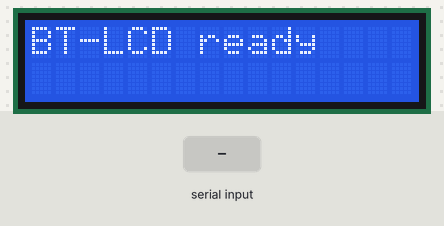
Simulated run of this sketch. Board: Arduino Uno, built with avr-gcc and run on an emulated ATmega328P. Parts: 16×2 character LCD. Inputs (shaded band) come from the test bench. What the sketch prints to the serial monitor is not drawn.

Above: at 1.3 s.
1.4 s: "1\n" received over Serial
At 2.0 s:
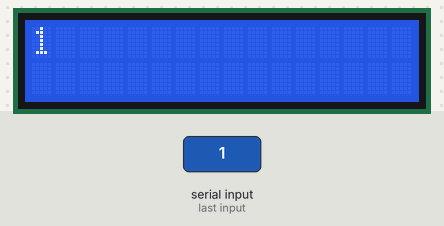
2.9 s: "0\n" received over the second serial link
At 4.1 s:
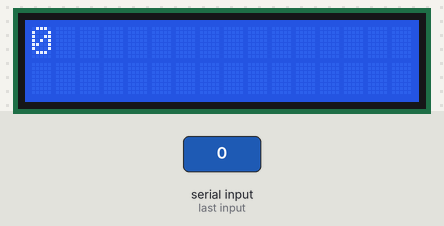
4.4 s: "2\n" received over Serial
At 5.5 s:
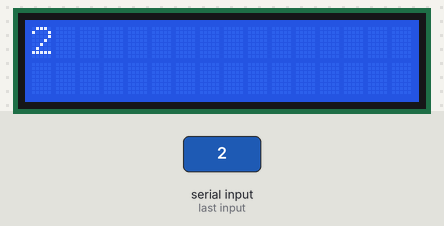
Timing chart, 0 to 7.4 s (numbered marks = the images above; inputs shaded):
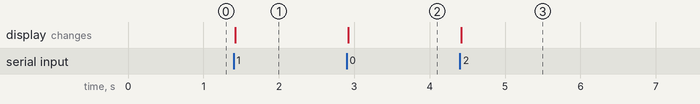

The sketch:

BT_LCD.ino
```cpp
// (licence header left out)
#include <Wire.h>
#include <LiquidCrystal_I2C.h>
#include <SoftwareSerial.h>
#include <string.h>

const char NODE_NAME[] = "BT-LCD";
const uint8_t LCD_ADDR = 0x27;      // try 0x3F if the screen stays blank

SoftwareSerial bt(2, 3);            // D2 <- HC-05 TXD, D3 -> HC-05 RXD (divider)
LiquidCrystal_I2C lcd(LCD_ADDR, 16, 2);

const uint8_t CMD_MAX = 64;
char btBuf[CMD_MAX + 1];  uint8_t btLen = 0;
char usbBuf[CMD_MAX + 1]; uint8_t usbLen = 0;
char shown[33] = "";                // what is on the screen now

// ---- replies go to phone and USB ----
void reply(const char *m)                { bt.println(m); Serial.println(m); }
void reply(const __FlashStringHelper *m) { bt.println(m); Serial.println(m); }

char *trim(char *s) {
  while (*s == ' ') s++;
  size_t n = strlen(s);
  while (n > 0 && s[n - 1] == ' ') s[--n] = '\0';
  return s;
}

// ---- LCD ----
void showOnLcd(const char *text) {
  lcd.clear();
  lcd.setCursor(0, 0);
  size_t n = strlen(text);
  for (size_t i = 0; i < n && i < 32; i++) {
    if (i == 16) lcd.setCursor(0, 1);   // wrap to line 2
    lcd.print(text[i]);
  }
  strncpy(shown, text, 32);
  shown[32] = '\0';
}

void printText(const char *text) {
  showOnLcd(text);
  if (strlen(text) > 32) reply(F("LCD: shown (cut to 32 chars)"));
  else reply(F("LCD: shown"));
}

// ---- commands ----
void handleCommand(char *cmd) {
  cmd = trim(cmd);
  if (*cmd == '\0') return;
  char out[48];

  if (strcasecmp(cmd, "PING") == 0) {
    snprintf(out, sizeof(out), "%s here", NODE_NAME);
    reply(out);
  } else if (strcasecmp(cmd, "CLR") == 0) {
    lcd.clear();
    shown[0] = '\0';
    reply(F("LCD: cleared"));
  } else if (strcasecmp(cmd, "STATUS") == 0) {
    if (shown[0] == '\0') reply(F("LCD is blank"));
    else { snprintf(out, sizeof(out), "LCD shows: %s", shown); reply(out); }
  } else if (strcasecmp(cmd, "HELP") == 0) {
    reply(F("BT-LCD commands:"));
    reply(F("<any text>   show on LCD"));
    reply(F("LCD:<text>   show text, even a command word"));
    reply(F("CLR          clear screen"));
    reply(F("STATUS       what is shown"));
    reply(F("PING         node name"));
  } else if (strncasecmp(cmd, "LCD:", 4) == 0) {
    printText(trim(cmd + 4));
  } else {
    printText(cmd);                     // plain text goes straight to the LCD
  }
}

void pollStream(Stream &s, char *buf, uint8_t &len) {
  while (s.available()) {
    char c = s.read();
    if (c == '\n' || c == '\r') {
      if (len > 0) { buf[len] = '\0'; handleCommand(buf); len = 0; }
    } else if (len < CMD_MAX) {
      buf[len++] = c;
    }
  }
}

void setup() {
  Serial.begin(9600);
  bt.begin(9600);
  lcd.init();
  lcd.backlight();
  showOnLcd("BT-LCD ready");
  reply(F("BT-LCD ready. Send HELP."));
}

void loop() {
  pollStream(bt, btBuf, btLen);         // from phone
  pollStream(Serial, usbBuf, usbLen);   // from Serial Monitor
}
```

Measured:
- after the input at 1.4 s, the display: changes at once (image 1)
- after the input at 2.9 s, the display: changes at once (image 2)
- after the input at 4.4 s, the display: changes at once (image 3)
